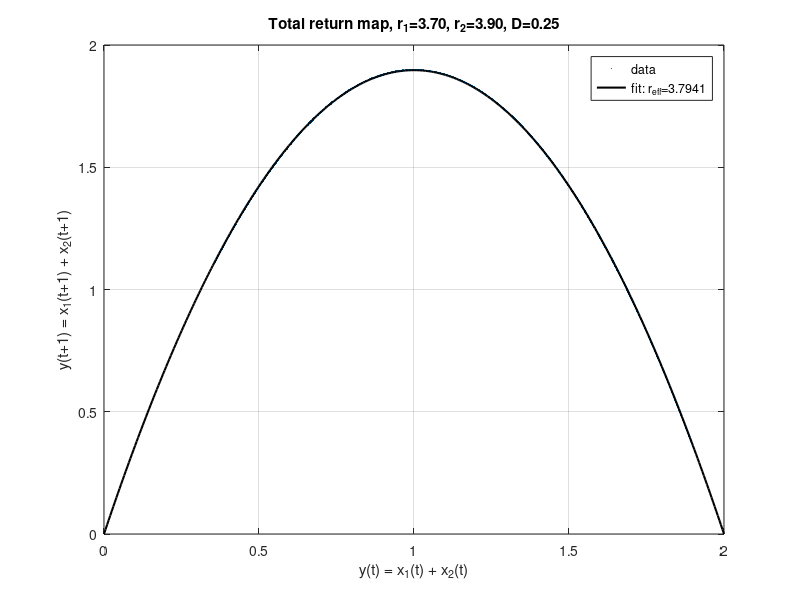

MATLAB code for this plot:
%% Total-population return map: y(t) vs y(t+1), and fit r_eff
clear; clc;

% --- Parameters (edit) ---
r1 = 3.7;
r2 = 3.9;
D  = 0.25;

T_total = 8000;
T_burn  = 2000;

% Initial conditions
x1 = zeros(1, T_total);
x2 = zeros(1, T_total);
x1(1) = 0.3;
x2(1) = 0.7;

% --- Simulate coupled maps ---
for t = 1:T_total-1
    u1 = r1 * x1(t) * (1 - x1(t));
    u2 = r2 * x2(t) * (1 - x2(t));
    x1(t+1) = (1 - D) * u1 + D * u2;
    x2(t+1) = (1 - D) * u2 + D * u1;
end

% --- Build totals y(t) and y(t+1) after transient ---
t_idx = (T_burn):(T_total-1);
y_t   = x1(t_idx)   + x2(t_idx);
y_tp1 = x1(t_idx+1) + x2(t_idx+1);

%% 1) Plot y(t) vs y(t+1)
figure;
plot(y_t, y_tp1, '.', 'MarkerSize', 3);
xlabel('y(t) = x_1(t) + x_2(t)');
ylabel('y(t+1) = x_1(t+1) + x_2(t+1)');
title(sprintf('Total return map, r_1=%.2f, r_2=%.2f, D=%.2f', r1, r2, D));
xlim([0 2]); ylim([0 2]);
grid on; box on;

%% 2) Fit a single effective r for the total map
% Model: y(t+1) ≈ r_eff * y(t) * (1 - y(t)/2)
phi = y_t .* (1 - y_t/2);

% (Optional) ignore points where phi is tiny (near 0 or 2) to reduce noise
mask = abs(phi) > 1e-4;

% Least-squares best fit for scalar r_eff
r_eff = (phi(mask) * y_tp1(mask)') / (phi(mask) * phi(mask)');

fprintf('Estimated r_eff (LS fit to y(t+1)=r_eff*y(t)*(1-y(t)/2)): %.6f\n', r_eff);

% Overlay fitted curve on the scatter (for visual check)
hold on;
ygrid = linspace(0, 2, 400);
yfit  = r_eff * ygrid .* (1 - ygrid/2);
plot(ygrid, yfit, 'k-', 'LineWidth', 1.5);
legend('data', sprintf('fit: r_{eff}=%.4f', r_eff), 'Location', 'best');
